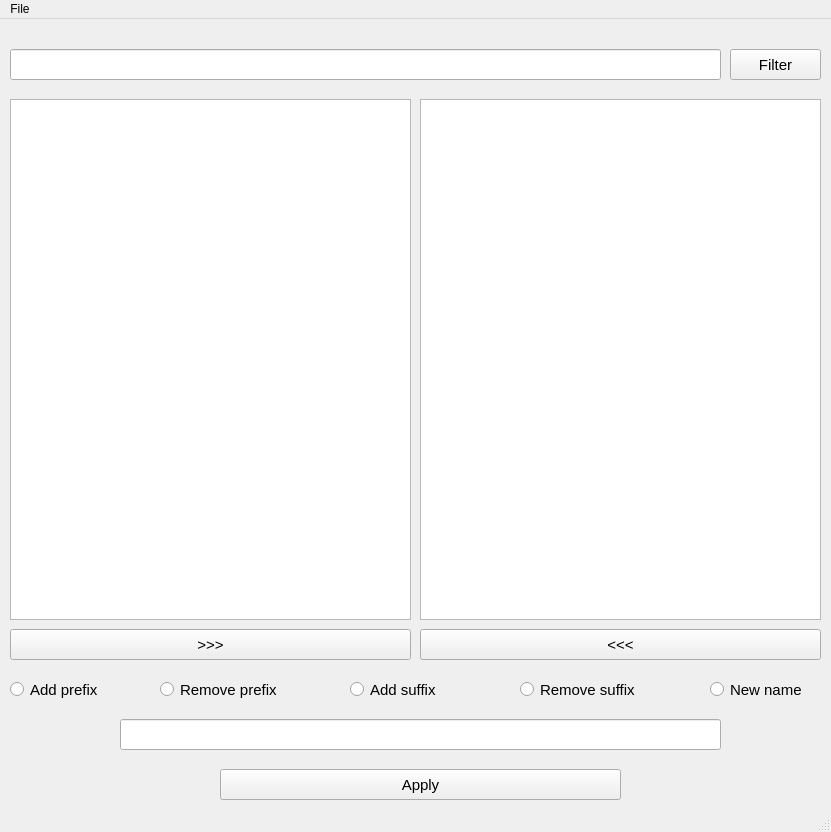
<?xml version="1.0" encoding="UTF-8"?>
<ui version="4.0">
 <class>MainWindow</class>
 <widget class="QMainWindow" name="MainWindow">
  <property name="geometry">
   <rect>
    <x>0</x>
    <y>0</y>
    <width>831</width>
    <height>832</height>
   </rect>
  </property>
  <property name="windowTitle">
   <string>MainWindow</string>
  </property>
  <widget class="QWidget" name="centralwidget">
   <widget class="QLineEdit" name="filterEdit">
    <property name="geometry">
     <rect>
      <x>10</x>
      <y>30</y>
      <width>711</width>
      <height>31</height>
     </rect>
    </property>
    <property name="font">
     <font>
      <pointsize>11</pointsize>
     </font>
    </property>
   </widget>
   <widget class="QPushButton" name="filterButton">
    <property name="geometry">
     <rect>
      <x>730</x>
      <y>30</y>
      <width>91</width>
      <height>31</height>
     </rect>
    </property>
    <property name="font">
     <font>
      <pointsize>11</pointsize>
     </font>
    </property>
    <property name="text">
     <string>Filter</string>
    </property>
   </widget>
   <widget class="QListView" name="listView">
    <property name="geometry">
     <rect>
      <x>10</x>
      <y>80</y>
      <width>401</width>
      <height>521</height>
     </rect>
    </property>
    <property name="font">
     <font>
      <pointsize>11</pointsize>
     </font>
    </property>
    <property name="selectionMode">
     <enum>QAbstractItemView::ExtendedSelection</enum>
    </property>
   </widget>
   <widget class="QListView" name="selectView">
    <property name="geometry">
     <rect>
      <x>420</x>
      <y>80</y>
      <width>401</width>
      <height>521</height>
     </rect>
    </property>
    <property name="font">
     <font>
      <pointsize>11</pointsize>
     </font>
    </property>
    <property name="selectionMode">
     <enum>QAbstractItemView::ExtendedSelection</enum>
    </property>
   </widget>
   <widget class="QPushButton" name="selectButton">
    <property name="geometry">
     <rect>
      <x>10</x>
      <y>610</y>
      <width>401</width>
      <height>31</height>
     </rect>
    </property>
    <property name="font">
     <font>
      <pointsize>11</pointsize>
     </font>
    </property>
    <property name="text">
     <string>&gt;&gt;&gt;</string>
    </property>
   </widget>
   <widget class="QPushButton" name="removeButton">
    <property name="geometry">
     <rect>
      <x>420</x>
      <y>610</y>
      <width>401</width>
      <height>31</height>
     </rect>
    </property>
    <property name="font">
     <font>
      <pointsize>11</pointsize>
     </font>
    </property>
    <property name="text">
     <string>&lt;&lt;&lt;</string>
    </property>
   </widget>
   <widget class="QRadioButton" name="addPrefixRadio">
    <property name="geometry">
     <rect>
      <x>10</x>
      <y>650</y>
      <width>111</width>
      <height>41</height>
     </rect>
    </property>
    <property name="font">
     <font>
      <pointsize>11</pointsize>
     </font>
    </property>
    <property name="text">
     <string>Add prefix</string>
    </property>
   </widget>
   <widget class="QRadioButton" name="removePrefixRadio">
    <property name="geometry">
     <rect>
      <x>160</x>
      <y>650</y>
      <width>151</width>
      <height>41</height>
     </rect>
    </property>
    <property name="font">
     <font>
      <pointsize>11</pointsize>
     </font>
    </property>
    <property name="text">
     <string>Remove prefix</string>
    </property>
   </widget>
   <widget class="QRadioButton" name="addSuffixRadio">
    <property name="geometry">
     <rect>
      <x>350</x>
      <y>650</y>
      <width>111</width>
      <height>41</height>
     </rect>
    </property>
    <property name="font">
     <font>
      <pointsize>11</pointsize>
     </font>
    </property>
    <property name="text">
     <string>Add suffix</string>
    </property>
   </widget>
   <widget class="QRadioButton" name="removeSuffixRadio">
    <property name="geometry">
     <rect>
      <x>520</x>
      <y>650</y>
      <width>141</width>
      <height>41</height>
     </rect>
    </property>
    <property name="font">
     <font>
      <pointsize>11</pointsize>
     </font>
    </property>
    <property name="text">
     <string>Remove suffix</string>
    </property>
   </widget>
   <widget class="QRadioButton" name="newNameRadio">
    <property name="geometry">
     <rect>
      <x>710</x>
      <y>650</y>
      <width>111</width>
      <height>41</height>
     </rect>
    </property>
    <property name="font">
     <font>
      <pointsize>11</pointsize>
     </font>
    </property>
    <property name="text">
     <string>New name</string>
    </property>
   </widget>
   <widget class="QPushButton" name="applyButton">
    <property name="geometry">
     <rect>
      <x>220</x>
      <y>750</y>
      <width>401</width>
      <height>31</height>
     </rect>
    </property>
    <property name="font">
     <font>
      <pointsize>11</pointsize>
     </font>
    </property>
    <property name="text">
     <string>Apply</string>
    </property>
   </widget>
   <widget class="QLineEdit" name="nameEdit">
    <property name="geometry">
     <rect>
      <x>120</x>
      <y>700</y>
      <width>601</width>
      <height>31</height>
     </rect>
    </property>
    <property name="font">
     <font>
      <pointsize>11</pointsize>
     </font>
    </property>
   </widget>
  </widget>
  <widget class="QMenuBar" name="menubar">
   <property name="geometry">
    <rect>
     <x>0</x>
     <y>0</y>
     <width>831</width>
     <height>26</height>
    </rect>
   </property>
   <widget class="QMenu" name="menuFile">
    <property name="title">
     <string>File</string>
    </property>
    <addaction name="actionOpen"/>
   </widget>
   <addaction name="menuFile"/>
  </widget>
  <widget class="QStatusBar" name="statusbar"/>
  <action name="actionOpen">
   <property name="text">
    <string>Open directory</string>
   </property>
  </action>
 </widget>
 <resources/>
 <connections/>
</ui>
